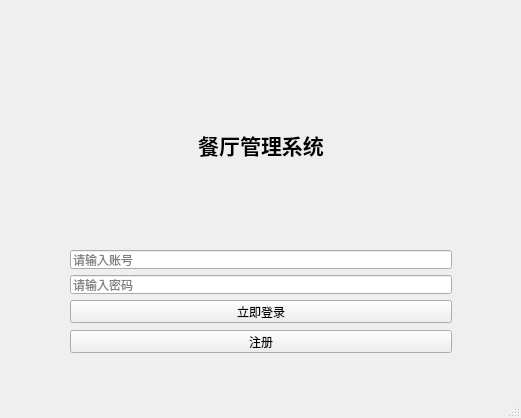
<?xml version="1.0" encoding="UTF-8"?>
<ui version="4.0">
 <class>MainWindow</class>
 <widget class="QMainWindow" name="MainWindow">
  <property name="geometry">
   <rect>
    <x>0</x>
    <y>0</y>
    <width>521</width>
    <height>418</height>
   </rect>
  </property>
  <property name="windowTitle">
   <string>MainWindow</string>
  </property>
  <widget class="QWidget" name="centralwidget">
   <widget class="QLabel" name="label_title">
    <property name="geometry">
     <rect>
      <x>70</x>
      <y>46</y>
      <width>382</width>
      <height>198</height>
     </rect>
    </property>
    <property name="font">
     <font>
      <pointsize>16</pointsize>
      <bold>true</bold>
     </font>
    </property>
    <property name="text">
     <string>餐厅管理系统</string>
    </property>
    <property name="alignment">
     <set>Qt::AlignmentFlag::AlignCenter</set>
    </property>
   </widget>
   <widget class="QPushButton" name="login_btn">
    <property name="geometry">
     <rect>
      <x>70</x>
      <y>300</y>
      <width>382</width>
      <height>23</height>
     </rect>
    </property>
    <property name="text">
     <string>立即登录</string>
    </property>
   </widget>
   <widget class="QLineEdit" name="password_edit">
    <property name="geometry">
     <rect>
      <x>70</x>
      <y>275</y>
      <width>382</width>
      <height>19</height>
     </rect>
    </property>
    <property name="echoMode">
     <enum>QLineEdit::EchoMode::Password</enum>
    </property>
    <property name="placeholderText">
     <string>请输入密码</string>
    </property>
   </widget>
   <widget class="QLineEdit" name="username_edit">
    <property name="geometry">
     <rect>
      <x>70</x>
      <y>250</y>
      <width>382</width>
      <height>19</height>
     </rect>
    </property>
    <property name="placeholderText">
     <string>请输入账号</string>
    </property>
   </widget>
   <widget class="QPushButton" name="btn_register">
    <property name="geometry">
     <rect>
      <x>70</x>
      <y>330</y>
      <width>382</width>
      <height>23</height>
     </rect>
    </property>
    <property name="text">
     <string>注册</string>
    </property>
   </widget>
  </widget>
  <widget class="QMenuBar" name="menubar">
   <property name="geometry">
    <rect>
     <x>0</x>
     <y>0</y>
     <width>521</width>
     <height>21</height>
    </rect>
   </property>
  </widget>
  <widget class="QStatusBar" name="statusbar"/>
 </widget>
 <resources/>
 <connections/>
</ui>
